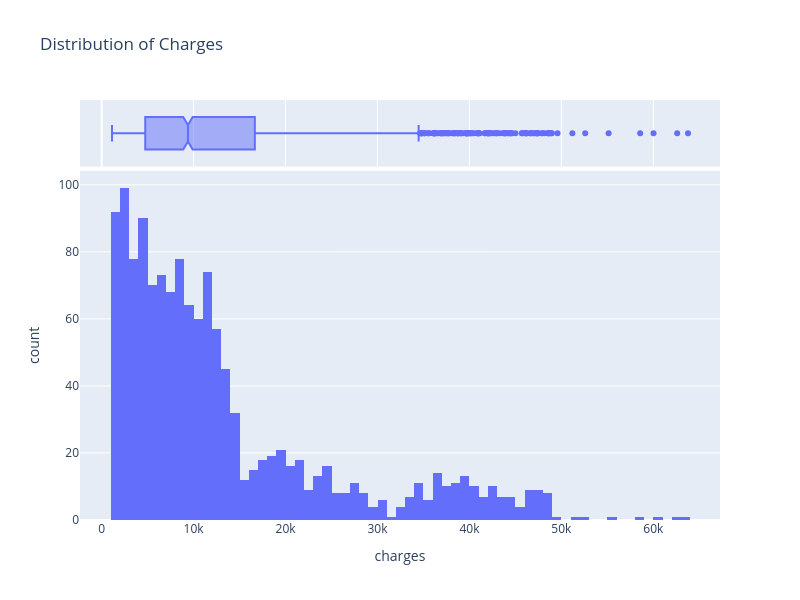

This figure's notebook cell:
### Markdown cell above
- Insurance distribution

### Code cell
fig = px.histogram(df, x="charges",
                   nbins=80,
                   marginal="box",
                   title="Distribution of Charges",
                   width=800, height=600)
fig.show()

### Figure 1 — Plotly figure (JSON) as saved in the notebook; plotly's stock layout.template omitted (floating-point values rounded to 4 significant figures; data arrays with more than 128 entries replaced by an {"elided": "..."} marker saying what was removed)
{"data": [{"alignmentgroup": "True", "bingroup": "x", "hovertemplate": "charges=%{x}<br>count=%{y}<extra></extra>", "legendgroup": "", "marker": {"color": "#636efa", "pattern": {"shape": ""}}, "name": "", "nbinsx": 80, "offsetgroup": "", "orientation": "v", "showlegend": false, "type": "histogram", "x": {"elided": "1338 float values"}, "xaxis": "x", "yaxis": "y"}, {"alignmentgroup": "True", "hovertemplate": "charges=%{x}<extra></extra>", "legendgroup": "", "marker": {"color": "#636efa"}, "name": "", "notched": true, "offsetgroup": "", "showlegend": false, "type": "box", "x": {"elided": "1338 float values"}, "xaxis": "x2", "yaxis": "y2"}], "layout": {"barmode": "relative", "height": 600, "legend": {"tracegroupgap": 0}, "title": {"text": "Distribution of Charges"}, "width": 800, "xaxis": {"anchor": "y", "autorange": true, "domain": [0, 1], "range": [-2359.0, 67250.0], "title": {"text": "charges"}, "type": "linear"}, "xaxis2": {"anchor": "y2", "autorange": true, "domain": [0, 1], "matches": "x", "range": [-2359.0, 67250.0], "showgrid": true, "showticklabels": false, "type": "linear"}, "yaxis": {"anchor": "x", "autorange": true, "domain": [0, 0.8316], "range": [0, 104.2], "title": {"text": "count"}}, "yaxis2": {"anchor": "x2", "autorange": true, "domain": [0.8416, 1], "matches": "y2", "range": [-0.5, 0.5], "showgrid": false, "showline": false, "showticklabels": false, "ticks": "", "type": "category"}}}
